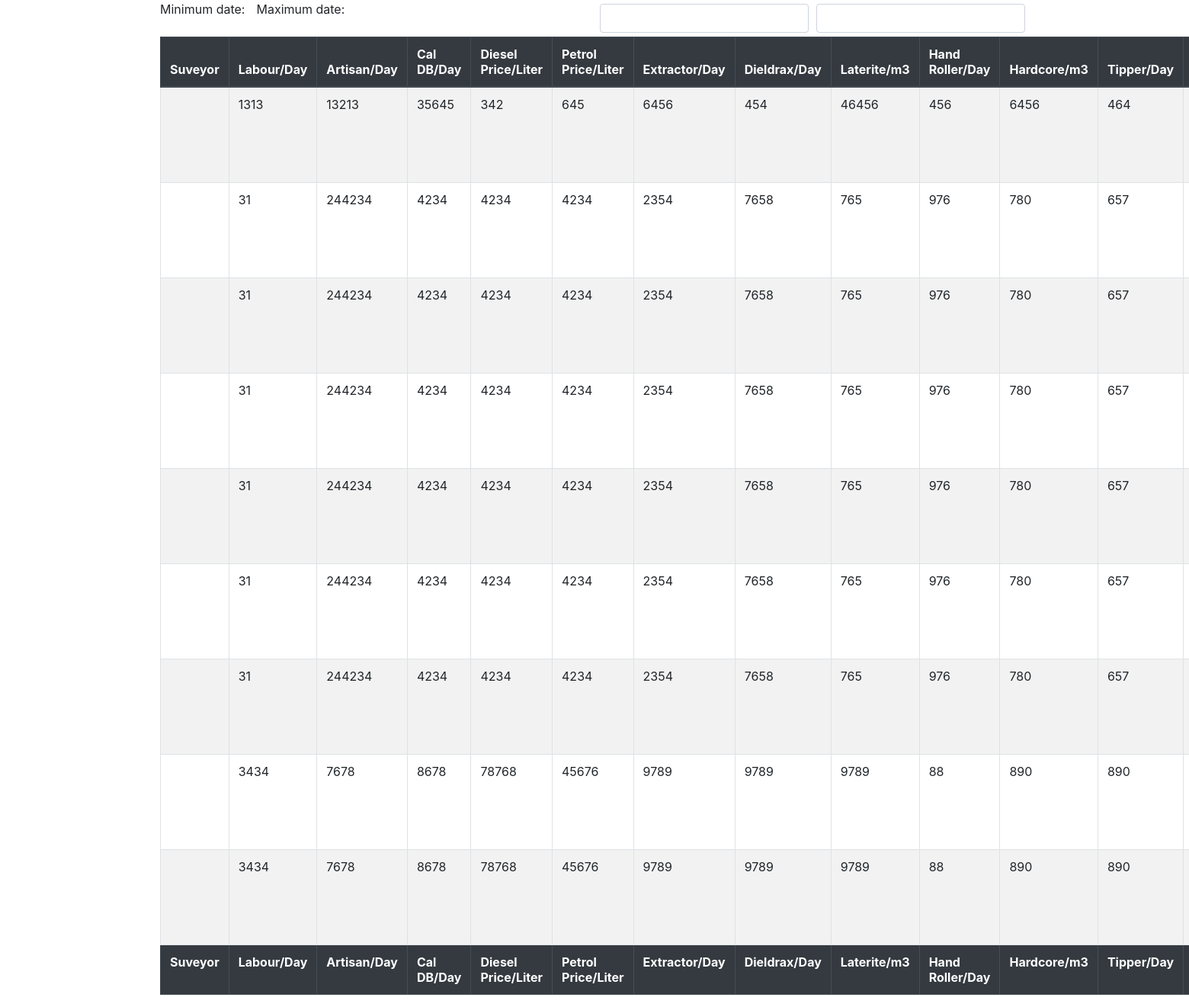
The app's page /Auth/datatable/ with its own data.
### Resources/models.py (models this page shows, shortened)
class SourceData(models.Model):
    description = models.CharField(
        max_length=1000,
        null=False,
        blank=False
    )
    labour_per_day = models.IntegerField(
        default=0,
        null=True,
        blank=True,
    )
    artisan_per_day = models.IntegerField(
        default=0,
        null=True,
        blank=True,
    )
    cal_DB_per_day = models.IntegerField(
        default=0,
        null=True,
        blank=True,
    )
    diesel_price_per_liter = models.IntegerField(
        default=0,
        null=True,
        blank=True,
    )
    petrol_price_per_liter = models.IntegerField(
        default=0,
        null=True,
        blank=True,
    )
    extractor_per_day = models.IntegerField(
        default=0,
        null=True,
        blank=True,
    )
    dieldrex_per_liter = models.IntegerField(
        default=0,
        null=True,
        blank=True,
    )
    laterite_per_m3 = models.IntegerField(
        default=0,
        null=True,
        blank=True,
    )
    hand_roller_per_day = models.IntegerField(
        default=0,
        null=True,
        blank=True,
    )
    hardcore_per_m3 = models.IntegerField(
        default=0,
        null=True,
        blank=True,
        help_text="broken blks"
    )
    tipper_per_day = models.IntegerField(
        default=0,
        null=True,
        blank=True,
        help_text="3.82m3"
    )
    polythene_per_roll = models.IntegerField(
        default=0,
        null=True,
        blank=True,
    )
    cement_per_bag = models.IntegerField(
        default=0,
        null=True,
        blank=True,
    )
    sharp_sand_per_m3 = models.IntegerField(
        default=0,
        null=True,
        blank=True,
    )
    so_sand_per_m3 = models.IntegerField(
        default=0,
        null=True,
        blank=True,
    )
    granite_per_m3 = models.IntegerField(
        default=0,
        null=True,
        blank=True,
    )
    mixer_poker_operator_per_day = models.IntegerField(
        default=0,
        null=True,
        blank=True,
    )
    HT_bars_per_ton = models.IntegerField(
        default=0,
        null=True,
        blank=True,
    )
    MS_bars_per_ton = models.IntegerField(
        default=0,
        null=True,
        blank=True,
    )
    binding_wire_per_kg = models.IntegerField(
        default=0,
        null=True,
        blank=True,
    )
    BRC_65 = models.IntegerField(
        default=0,
        null=True,
        blank=True,
    )
    A142_per_m2 = models.IntegerField(
        default=0,
        null=True,
        blank=True,
    )
    record_date = models.DateTimeField(
        auto_now_add=True,  # I found this is actually better
    )

### Auth_App/views.py (the view, shortened to what this page needs)
class DataTablePageView(custom_view):
    template_name = join_path("filtertableview.html")
    def get(self, request):
        all_records = sourcedata_model.objects.all()
        context = {
            "survey_records": all_records,
        }
        return render(request, self.template_name, context=context)

### templates/filtertableview.html (shortened to what this page needs)
{% extends 'base.html' %} <-- inherit the general template
{% load static %}
{% block content %}
<div class="container" >
    <div class= "row">
            <table cellspacing="5" cellpadding="5">
                    <form>
                        <div class="form-row">
                            <div class="col">
                                    <label for="min">Minimum date:</label>
                                    <td><input type="text" id="min" name="min" class="form form-control"></td>
                            </div>
                            <div class="col">
                                    <label for="max">Maximum date:</label>
                                    <td><input type="text" id="max" name="max" class="form form-control"></td>
                            </div>
                        </div>
                    </form>
            </table>
            <table id="example" class="display nowrap table table-bordered table-striped table-hover">
                <thead class="thead-dark">
                    <tr>
                        <th>Suveyor</th>
                        <th>Labour/Day</th>
                        <th>Artisan/Day</th>
                        <th>Cal DB/Day</th>
                        <th>Diesel Price/Liter</th>
                        <th>Petrol Price/Liter</th>
                        <th>Extractor/Day</th>
                        <th>Dieldrax/Day</th>
                        <th>Laterite/m3</th>
                        <th>Hand Roller/Day</th>
                        <th>Hardcore/m3</th>
                        <th>Tipper/Day</th>
                        <th>Polthene/Roll</th>
                    </tr>
                </thead>
                <tbody>
                    {% for record in survey_records %}
                        <tr>
                            <td>{{ record.auth_user }}</td>
                            <td>{{ record.labour_per_day }}</td>
                            <td>{{ record.artisan_per_day}}</td>
                            <td>{{ record.cal_DB_per_day }}</td>
                            <td>{{ record.diesel_price_per_liter }}</td>
                            <td>{{ record.petrol_price_per_liter }}</td>
                            <td>{{ record.extractor_per_day }}</td>
                            <td>{{ record.dieldrex_per_liter }}</td>
                            <td>{{ record.laterite_per_m3 }}</td>
                            <td>{{ record.hand_roller_per_day }}</td>
                            <td>{{ record.hardcore_per_m3 }}</td>
                            <td>{{ record.tipper_per_day }}</td>
                            <td>{{ record.polythene_per_roll }}</td>
                        </tr>
                    {% endfor %}
                </tbody>
                <tfoot class="thead-dark">
                    <tr>
                        <th>Suveyor</th>
                        <th>Labour/Day</th>
                        <th>Artisan/Day</th>
                        <th>Cal DB/Day</th>
                        <th>Diesel Price/Liter</th>
                        <th>Petrol Price/Liter</th>
                        <th>Extractor/Day</th>
                        <th>Dieldrax/Day</th>
                        <th>Laterite/m3</th>
                        <th>Hand Roller/Day</th>
                        <th>Hardcore/m3</th>
                        <th>Tipper/Day</th>
                        <th>Polthene/Roll</th>
                    </tr>
                </tfoot>
            </table>
    </div>
</div>
{% endblock content %}

### templates/base.html (shortened to what this page needs)
<html>
<head>
    <link rel="stylesheet" href="https://cdn.jsdelivr.net/npm/bootstrap@4.6.0/dist/css/bootstrap.min.css">
    <link rel="stylesheet" href="https://use.fontawesome.com/releases/v5.8.2/css/all.css">
    <link rel="stylesheet" href="https://cdn.datatables.net/1.10.24/css/dataTables.bootstrap4.min.css"/>
    <link rel="stylesheet" type="text/css" href="https://cdn.datatables.net/1.12.1/css/jquery.dataTables.min.css">
</head>
<body>
        {% block content %}
        {% endblock content %}
</body>
</html>

### records on screen
SourceData: labour_per_day "1313", artisan_per_day "13213", cal_DB_per_day "35645", diesel_price_per_liter "342", petrol_price_per_liter "645", extractor_per_day "6456", dieldrex_per_liter "454", laterite_per_m3 "46456", hand_roller_per_day "456", hardcore_per_m3 "6456", tipper_per_day "464"
SourceData: labour_per_day "31", artisan_per_day "244234", cal_DB_per_day "4234", diesel_price_per_liter "4234", petrol_price_per_liter "4234", extractor_per_day "2354", dieldrex_per_liter "7658", laterite_per_m3 "765", hand_roller_per_day "976", hardcore_per_m3 "780", tipper_per_day "657"
SourceData: labour_per_day "31", artisan_per_day "244234", cal_DB_per_day "4234", diesel_price_per_liter "4234", petrol_price_per_liter "4234", extractor_per_day "2354", dieldrex_per_liter "7658", laterite_per_m3 "765", hand_roller_per_day "976", hardcore_per_m3 "780", tipper_per_day "657"
SourceData: labour_per_day "31", artisan_per_day "244234", cal_DB_per_day "4234", diesel_price_per_liter "4234", petrol_price_per_liter "4234", extractor_per_day "2354", dieldrex_per_liter "7658", laterite_per_m3 "765", hand_roller_per_day "976", hardcore_per_m3 "780", tipper_per_day "657"
SourceData: labour_per_day "31", artisan_per_day "244234", cal_DB_per_day "4234", diesel_price_per_liter "4234", petrol_price_per_liter "4234", extractor_per_day "2354", dieldrex_per_liter "7658", laterite_per_m3 "765", hand_roller_per_day "976", hardcore_per_m3 "780", tipper_per_day "657"
SourceData: labour_per_day "31", artisan_per_day "244234", cal_DB_per_day "4234", diesel_price_per_liter "4234", petrol_price_per_liter "4234", extractor_per_day "2354", dieldrex_per_liter "7658", laterite_per_m3 "765", hand_roller_per_day "976", hardcore_per_m3 "780", tipper_per_day "657"
SourceData: labour_per_day "31", artisan_per_day "244234", cal_DB_per_day "4234", diesel_price_per_liter "4234", petrol_price_per_liter "4234", extractor_per_day "2354", dieldrex_per_liter "7658", laterite_per_m3 "765", hand_roller_per_day "976", hardcore_per_m3 "780", tipper_per_day "657"
SourceData: labour_per_day "3434", artisan_per_day "7678", cal_DB_per_day "8678", diesel_price_per_liter "78768", petrol_price_per_liter "45676", extractor_per_day "9789", dieldrex_per_liter "9789", laterite_per_m3 "9789", hand_roller_per_day "88", hardcore_per_m3 "890", tipper_per_day "890"
SourceData: labour_per_day "3434", artisan_per_day "7678", cal_DB_per_day "8678", diesel_price_per_liter "78768", petrol_price_per_liter "45676", extractor_per_day "9789", dieldrex_per_liter "9789", laterite_per_m3 "9789", hand_roller_per_day "88", hardcore_per_m3 "890", tipper_per_day "890"
